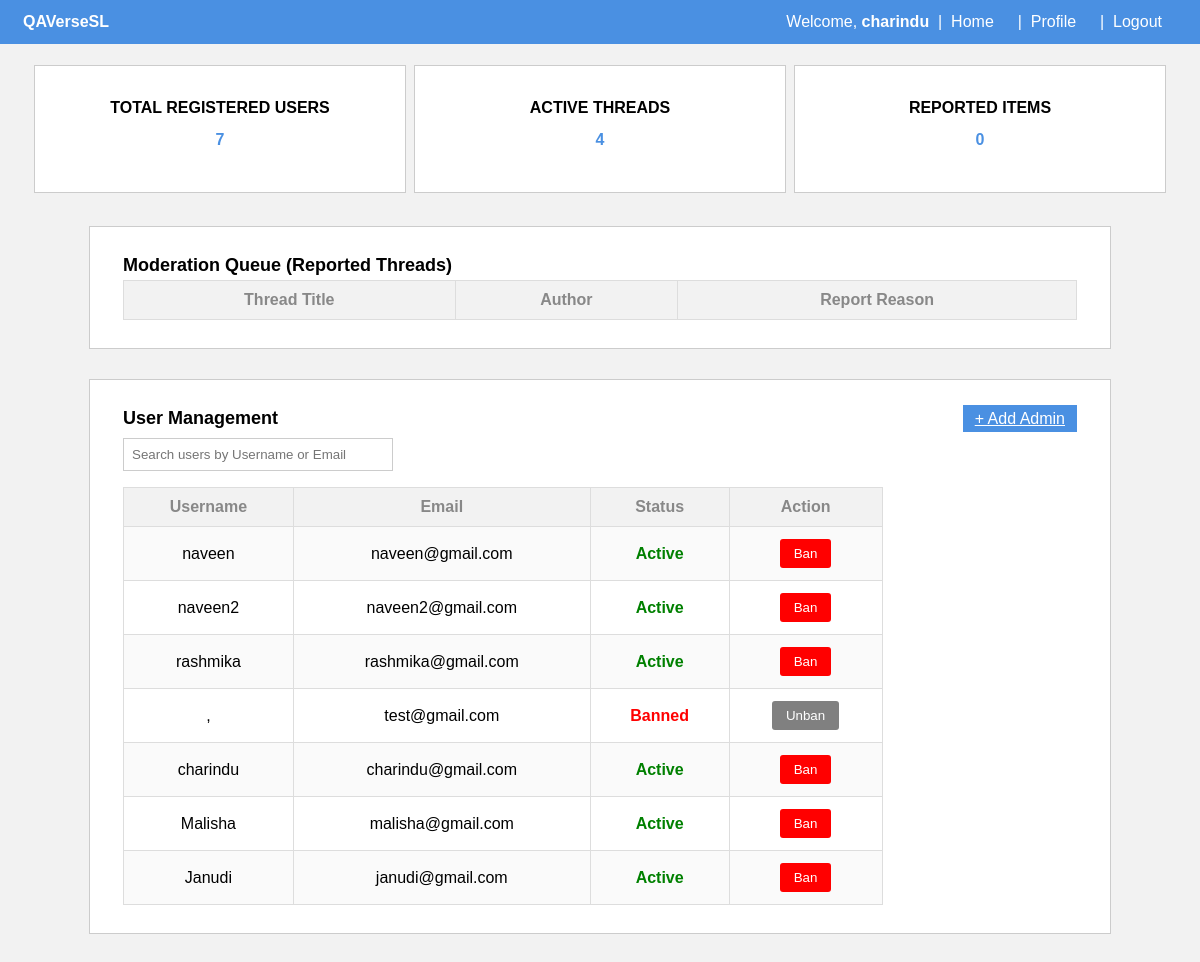
/admindashboard.php (signed in), run on the app's committed database.
### tables this page shows
CREATE TABLE `users` (
  `id` int(11) NOT NULL,
  `firstname` varchar(50) DEFAULT NULL,
  `lastname` varchar(50) DEFAULT NULL,
  `username` varchar(50) DEFAULT NULL,
  `email` varchar(100) DEFAULT NULL,
  `password` varchar(255) DEFAULT NULL,
  `role` enum('user','admin') DEFAULT 'user',
  `is_banned` tinyint(4) DEFAULT 0,
  `profile_pic` varchar(255) DEFAULT 'default.png',
  `created_at` timestamp NOT NULL DEFAULT current_timestamp()
);

### admindashboardbackend.php (called while the page is built, shortened)
<?php
include 'DBconnection.php';
$userResult = mysqli_query($con, "SELECT COUNT(*) as total FROM users WHERE role='user'");
$userRow = mysqli_fetch_assoc($userResult);
$userCount = $userRow['total'];
$threadResult = mysqli_query($con, "SELECT COUNT(*) as total FROM threads");
$threadRow = mysqli_fetch_assoc($threadResult);
$threadCount = $threadRow['total'];
$reportResult = mysqli_query($con, "SELECT COUNT(*) as total FROM reports WHERE status='pending'");
$reportRow = mysqli_fetch_assoc($reportResult);
$reportCount = $reportRow['total'];
$usersQuery = mysqli_query($con, "SELECT id, username, email, is_banned FROM users WHERE role='user'");
?>

### admindashboard.php (the view, shortened to what this page needs)
<?php include 'admindashboardbackend.php'; ?>
<html>
<head>
	<link rel="stylesheet" type="text/css" href="style.css">
</head>
<body>
<div class="navbar">
  <table width="100%">
    <tr>
      <td style="color:white"><b>QAVerseSL</b></td>
      <td align="right" style="color:white">
        Welcome, <b><?php echo $_SESSION['username']; ?></b> &nbsp;|&nbsp;
		<a href="feed.php">Home</a> &nbsp;|&nbsp;
        <a href="profile.php">Profile</a> &nbsp;|&nbsp;
        <a href="logout.php">Logout</a>
      </td>
    </tr>
  </table>
</div>
<br>
<table align="center" width="80%">
	<tr>
		<td style="width:30px"></td>
		<td>
		<div class="boxS">
			<table align="center">
				<tr><th>TOTAL REGISTERED USERS</th></tr>
				<tr><td style="font-weight:bold; color:#4a90e2; height:40px;" align="center"><p id="userCount"><?php echo $userCount; ?></p></td></tr>
			</table>
		</div>
		</td>
		<td style="width:30px"></td>
		<td>
		<div class="boxS">
			<table align="center">
				<tr><td style="font-weight:bold">ACTIVE THREADS</td></tr>
				<tr><td style="font-weight:bold; color:#4a90e2; height:40px;" align="center"><p id="threadCount"><?php echo $threadCount; ?></p></td></tr>
			</table>
		</div>
		</td>
		<td style="width:30px"></td>
		<td>
		<div class="boxS">
			<table align="center">
				<tr><td style="font-weight:bold">REPORTED ITEMS</td></tr>
				<tr><td style="font-weight:bold; color:#4a90e2; height:40px;" align="center"><p id="reportCount"><?php echo $reportCount; ?></p></td></tr>
			</table>
		</div>
		</td>
		<td style="width:30px"></td>
	</tr>
</table>
<div class="boxL">
	<table width="100%">
		<tr>
			<td style="font-size:18px; font-weight:bold;">Moderation Queue (Reported Threads)</td>
		</tr>
		<tr>
		<td>
		<table class="adminDash-table">
			<tr>
				<th>Thread Title</th>
				<th>Author</th>
				<th>Report Reason</th>
			</tr>
		</table>
		</td>
		</tr>
	</table>
</div>
<div class="boxL" style="margin: 30px auto;">
<table width="100%">
	<tr>
		<td style="font-size:18px; font-weight:bold;">User Management</td>
		<td align="right"><a href="addadmin.php" class="btn" style="width:auto; padding:5px 12px;">+ Add Admin</a></td>
	</tr>
	<tr>
		<td><input type="text" style="width: 270px;" name="search" placeholder="Search users by Username or Email"></td>
	</tr>
	<tr>
		<td>
		<table class="adminDash-table">
			<tr>
				<th>Username</th>
				<th>Email</th>
				<th>Status</th>
				<th>Action</th>
			</tr>
			<?php while($user = mysqli_fetch_assoc($usersQuery)) { ?>
			<tr>
				<td><?php echo $user['username']; ?></td>
				<td><?php echo $user['email']; ?></td>
				<td style="font-weight:bold; color:<?php echo $user['is_banned'] ? 'red' : 'green'; ?>">
					<?php echo $user['is_banned'] ? 'Banned' : 'Active'; ?>
				</td>
				<td>
					<?php if($user['is_banned']) { ?>
						<a href="unbanuser.php?id=<?php echo $user['id']; ?>"><input class="btnbtn" type="button" value="Unban" style="background-color:gray"></a>
					<?php } else { ?>
						<a href="banuser.php?id=<?php echo $user['id']; ?>"><input class="btnbtn" type="button" value="Ban" style="background-color:red"></a>
					<?php } ?>
				</td>
			</tr>
			<?php } ?>
		</table>
		</td>
	</tr>
</table>
</div>
</body>
</html>

### style.css (style rules this page uses)
body { font-family: Arial, sans-serif; background-color: #f2f2f2; margin: 0; padding: 0; }
.navbar { background-color: #4a90e2; padding: 10px 20px; color: white; }
.navbar a { color: white; text-decoration: none; margin-right: 15px; }
input[type="text"], input[type="email"], input[type="password"], textarea { width: 100%; padding: 8px; margin: 5px 0 12px 0; border: 1px solid #ccc; box-sizing: border-box; }
input[type="submit"], .btn { background-color: #4a90e2; color: white; border: none; padding: 9px 20px; cursor: pointer; width: 100%; }
a { color: #4a90e2; }
.boxS { background: white; border: 1px solid #ccc; padding: 30px 60px; text-align: center; min-width: 250px; }
.boxL { width: 80%; margin: 30px auto; background: white; border: 1px solid #ccc; padding: 25px 30px; }
.adminDash-table { width: 100%; border-collapse: collapse; }
.adminDash-table th { background-color: #f2f2f2; color: #888; padding: 10px 12px; text-align: center; border: 1px solid #ddd; }
.adminDash-table td { padding: 12px; text-align: center; border: 1px solid #ddd; }
.adminDash-table tr:nth-child(even) { background-color: #fafafa; }
.btnbtn { background-color: #e74c3c; color: white; border: none; padding: 7px 14px; cursor: pointer; border-radius: 3px; }
input[type="button"] { color: white; border: none; padding: 7px 14px; cursor: pointer; border-radius: 3px; }

### data on the page
users: username "naveen", email "naveen@gmail.com", is_banned "Active"
users: username "naveen2", email "naveen2@gmail.com", is_banned "Active"
users: username "rashmika", email "rashmika@gmail.com", is_banned "Active"
users: username ",", email "test@gmail.com", is_banned "Banned"
users: username "charindu", email "charindu@gmail.com", is_banned "Active"
users: username "Malisha", email "malisha@gmail.com", is_banned "Active"
users: username "Janudi", email "janudi@gmail.com", is_banned "Active"

### other printed values
$_SESSION['username'] "charindu"
$userCount "7"
$threadCount "4"
$reportCount "0"
